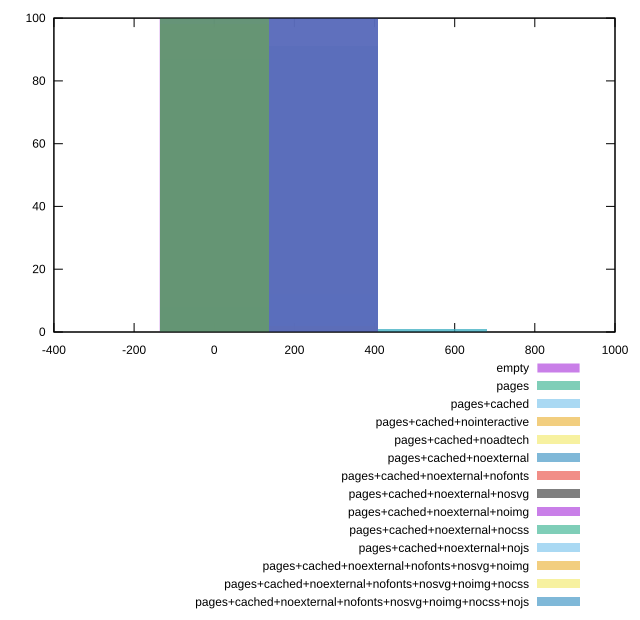

Here is the gnuplot script that generated this plot:
reset
set terminal svg size 640, 620 enhanced background rgb 'white'
set output "reprap/unused-css-rules/comparison/histogram/all_raw.svg"

$empty <<EOF
0 100
EOF

$pages <<EOF
272.115151022481 91
0 8
544.230302044962 1
EOF

$pagesCached <<EOF
544.230302044962 1
272.115151022481 12
0 87
EOF

$pagesCachedNointeractive <<EOF
0 98
272.115151022481 2
EOF

$pagesCachedNoadtech <<EOF
272.115151022481 100
EOF

$pagesCachedNoexternal <<EOF
272.115151022481 100
EOF

$pagesCachedNoexternalNofonts <<EOF
0 100
EOF

$pagesCachedNoexternalNosvg <<EOF
272.115151022481 100
EOF

$pagesCachedNoexternalNoimg <<EOF
272.115151022481 100
EOF

$pagesCachedNoexternalNocss <<EOF
0 100
EOF

$pagesCachedNoexternalNojs <<EOF
272.115151022481 100
EOF

$pagesCachedNoexternalNofontsNosvgNoimg <<EOF
0 100
EOF

$pagesCachedNoexternalNofontsNosvgNoimgNocss <<EOF
0 100
EOF

$pagesCachedNoexternalNofontsNosvgNoimgNocssNojs <<EOF
0 100
EOF

set key outside below
set boxwidth 272.115151022481
set yrange [0:100]
set style fill transparent solid 0.5 noborder

plot \
  $empty title "empty" with boxes, \
  $pages title "pages" with boxes, \
  $pagesCached title "pages+cached" with boxes, \
  $pagesCachedNointeractive title "pages+cached+nointeractive" with boxes, \
  $pagesCachedNoadtech title "pages+cached+noadtech" with boxes, \
  $pagesCachedNoexternal title "pages+cached+noexternal" with boxes, \
  $pagesCachedNoexternalNofonts title "pages+cached+noexternal+nofonts" with boxes, \
  $pagesCachedNoexternalNosvg title "pages+cached+noexternal+nosvg" with boxes, \
  $pagesCachedNoexternalNoimg title "pages+cached+noexternal+noimg" with boxes, \
  $pagesCachedNoexternalNocss title "pages+cached+noexternal+nocss" with boxes, \
  $pagesCachedNoexternalNojs title "pages+cached+noexternal+nojs" with boxes, \
  $pagesCachedNoexternalNofontsNosvgNoimg title "pages+cached+noexternal+nofonts+nosvg+noimg" with boxes, \
  $pagesCachedNoexternalNofontsNosvgNoimgNocss title "pages+cached+noexternal+nofonts+nosvg+noimg+nocss" with boxes, \
  $pagesCachedNoexternalNofontsNosvgNoimgNocssNojs title "pages+cached+noexternal+nofonts+nosvg+noimg+nocss+nojs" with boxes, \


reset
